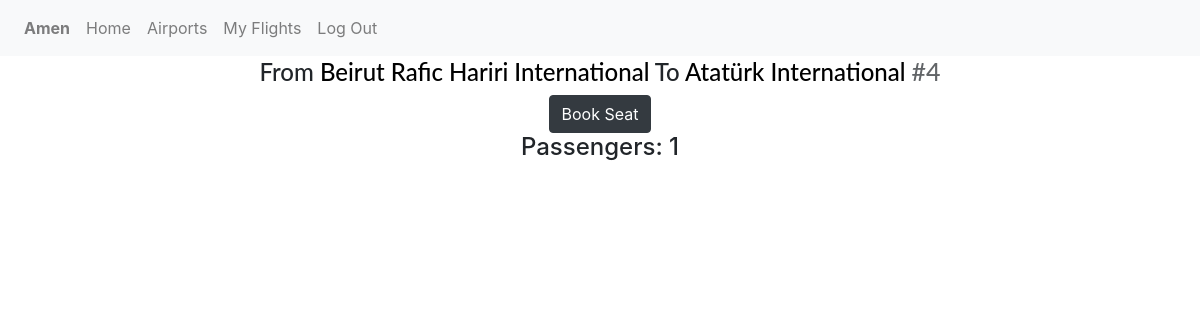
The app's page /flight/4 (signed in) with its own data.
### flights/models.py (models this page shows, shortened)
class User(AbstractUser):
    pass

class Flight(models.Model):
    origin = models.ForeignKey('Airport', on_delete=models.CASCADE, related_name="From")
    destination = models.ForeignKey('Airport', on_delete=models.CASCADE,related_name="To")
    passengers = models.ManyToManyField('User', blank=True)

class Airport(models.Model):
    code = models.CharField(max_length=64)
    name = models.CharField(max_length=64)

### flights/views.py (the view)
# urls.py: path("flight/<str:id>", views.flight_view, name="flight"),
@login_required(login_url='/login')
def flight_view(request, id):
    flight = get_object_or_404(Flight, id=id)
    context = {
        'flight':flight
    }
    return render(request, "flights/flight.html", context)

### flights/templates/flights/flight.html
{% extends "flights/layout.html" %}
{% block body %}
    <div style="text-align:center;">
      <h4 style="font-family:Lato;">From <a href="/code/{{flight.origin.code}}">{{flight.origin.name}}</a> To <a href="/code/{{flight.destination.code}}">{{flight.destination.name}}</a>
        <span style="opacity:0.7; font-size:25px;">#{{flight.id}}</span></h4>
      <div>
        {% if request.user in flight.passengers.all %}
          <div><a href="/cancel/{{flight.id}}" class="btn btn-dark">Cancel Booking</a></div>
        {% else %}
          <div><a href="/book/{{flight.id}}" class="btn btn-dark">Book Seat</a></div>
        {% endif %}
      </div>
      <div>
          <h4>Passengers: {{flight.passengers.count}}</h4>
      </div>
    </div>
{% endblock %}

### flights/templates/flights/layout.html (shortened to what this page needs)
{% load static %}
<!DOCTYPE html>
<html lang="en">
    <head>
        <link rel="stylesheet" href="https://stackpath.bootstrapcdn.com/bootstrap/4.4.1/css/bootstrap.min.css">
        <link href="{% static 'flights/style.css' %}" rel="stylesheet">
    </head>
    <body>
        <nav class="navbar navbar-expand-lg navbar-light bg-light">
            <div>
              <ul class="navbar-nav mr-auto">
                {% if user.is_authenticated %}
                    <li class="nav-item">
                        <a class="nav-link" href="#"><strong>{{ user.username }}</strong></a>
                    </li>
                    <li class="nav-item">
                      <a class="nav-link" href="{% url 'index' %}">Home</a>
                    </li>
                    <li class="nav-item">
                      <a class="nav-link" href="{% url 'airports' %}">Airports</a>
                    </li>
                    <li class="nav-item">
                      <a class="nav-link" href="{% url 'myflights' %}">My Flights</a>
                    </li>
                    <li class="nav-item">
                        <a class="nav-link" href="{% url 'logout' %}">Log Out</a>
                    </li>
                {% endif %}
              </ul>
            </div>
          </nav>
        <div class="body">
            {% block body %}
            {% endblock %}
        </div>
    </body>
</html>

### flights/static/flights/style.css (style rules this page uses)
a { text-decoration: none; color: black; }

### records on screen
User: username "Amen"
Flight: origin.name "Beirut Rafic Hariri International", destination.name "Atatürk International", id "4", passengers.count "1"
